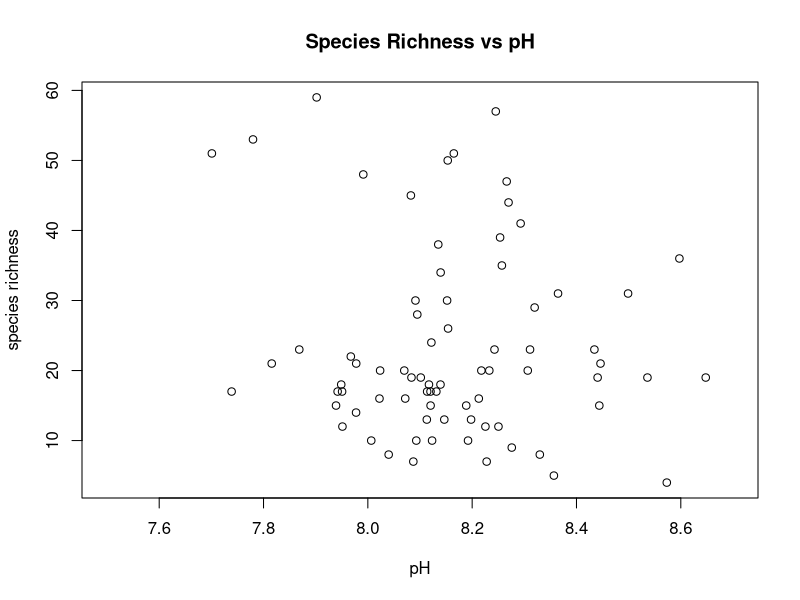

The R source for this figure:
library('tidyverse')
library('dplyr')
library('here')

hash.annotated <- read.csv('../data/hash.annotated.csv')
by.site.species <- read.csv('../data/by.site.species.csv')
events <- read.csv('../data/events.joe.format.csv')

# merge hashes by species
species.annotated <- hash.annotated %>%
  distinct(species, .keep_all=TRUE) 

# join annotated species with sample reads 
ben.community <- inner_join(species.annotated, by.site.species)

ben.community <- ben.community %>%
  filter(benthos %in% c('BEN','Both'))
  #filter(EarlyLifeMinerology %in% c('High Mg Calcite', 'Aragonite, Calcite'))

ben.community$diversity <- 1

# how many species at each sampling event
benthic.div <- ben.community %>%
  group_by(sample, diversity) %>%
  summarize(diversity=sum(diversity)) #sum dummy to get species diversity 

benthic.div.env <- inner_join(benthic.div, events)

# species diversity vs pH new pH?
jpeg("../figures/pH.richness.jpg", width = 500, height = 500)
plot(benthic.div.env$pH_new, benthic.div.env$diversity, xlim=c(7.5,8.7),
     main = 'Species Richness vs pH',
     xlab = 'pH',
     ylab = 'species richness')
dev.off()

